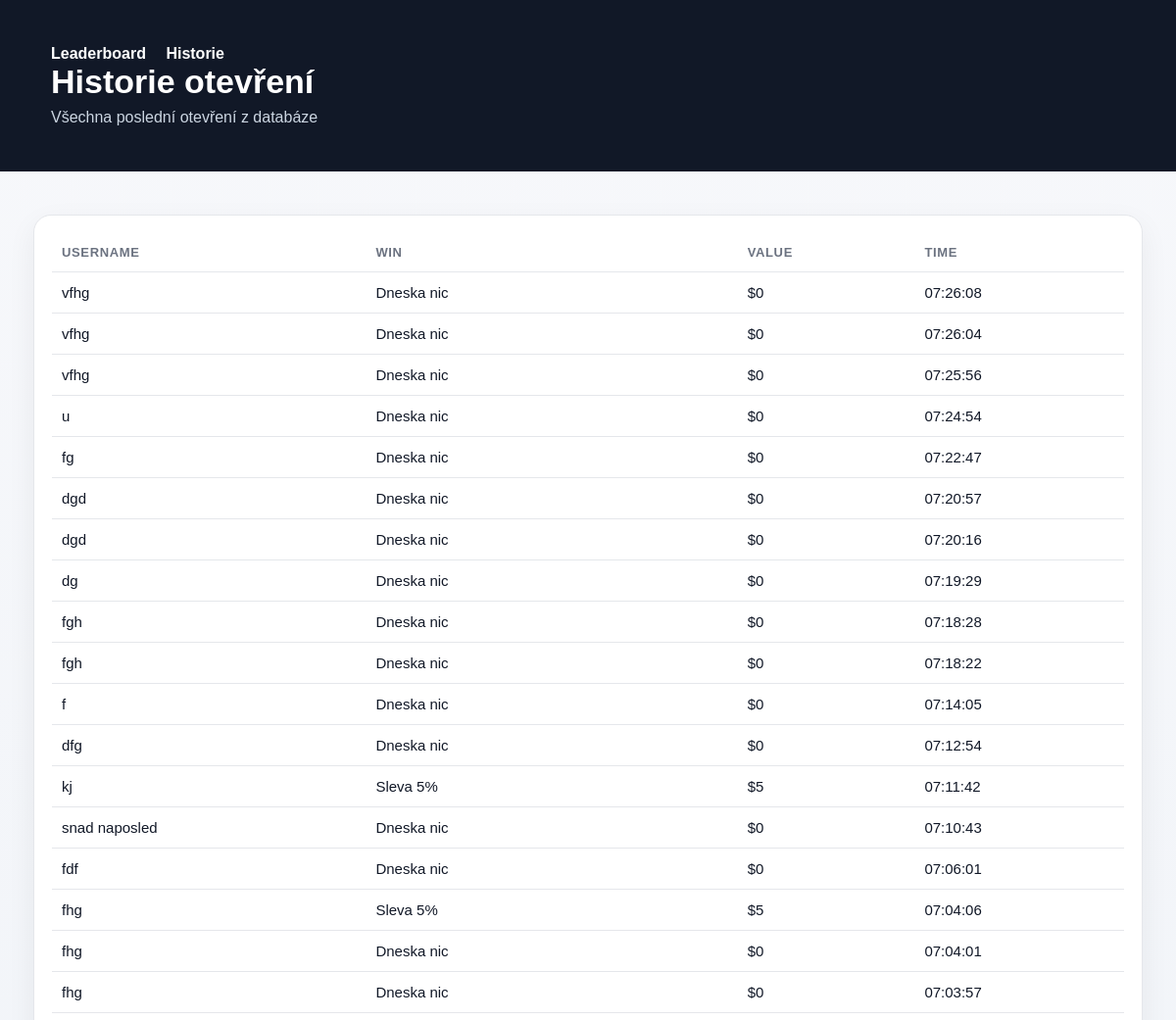
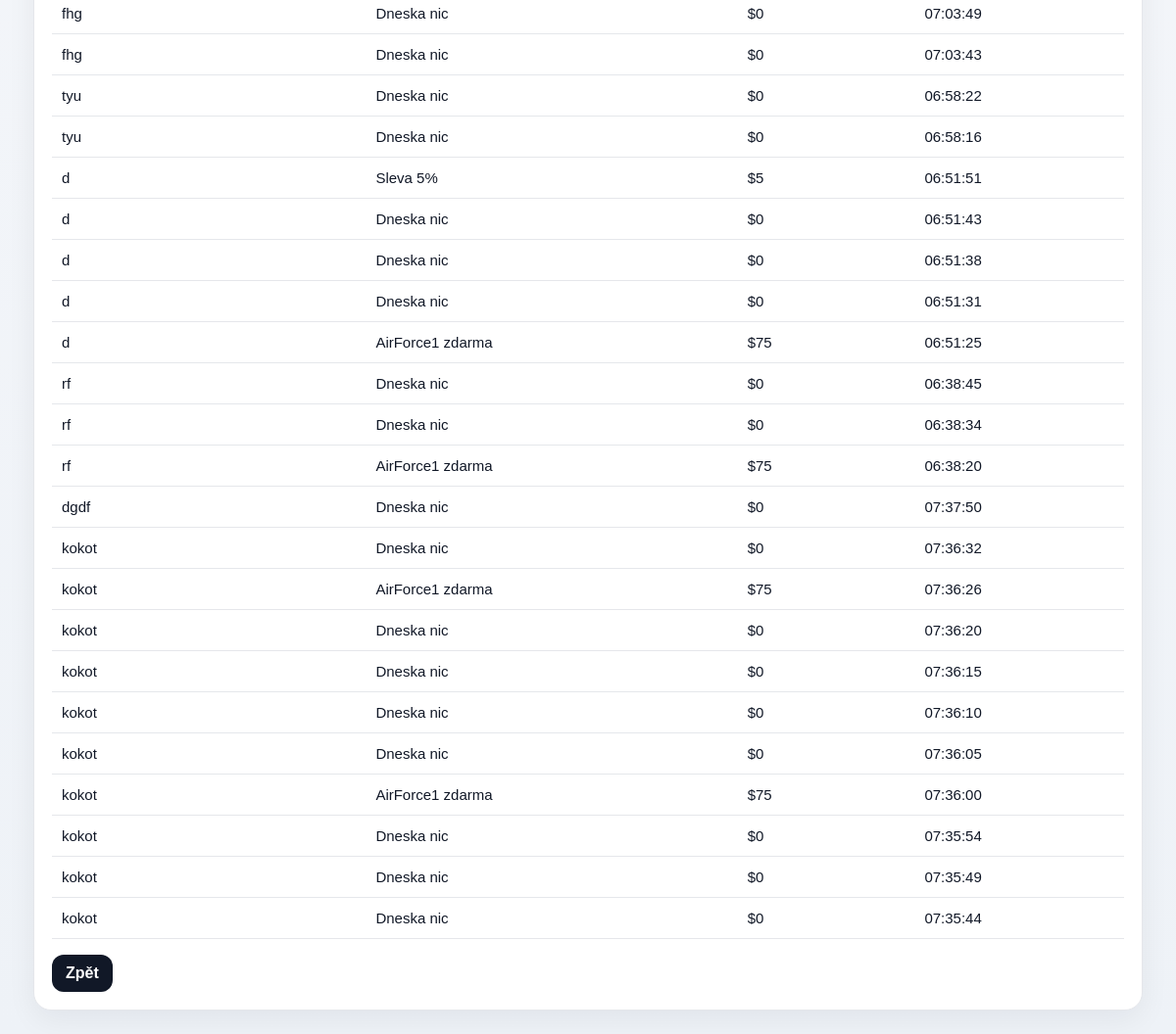
The app's page /history with its own data (2 pictures, top to bottom).
### tables this page shows
CREATE TABLE case_openings (
        id INTEGER PRIMARY KEY AUTOINCREMENT,
        username TEXT,
        outcome TEXT,
        created_at INTEGER
    , loot_name TEXT DEFAULT '', loot_price INTEGER DEFAULT 0);

### web.py (the view)
@app.route("/history")
def history():
    rows = db_utils.get_history_rows(50)
    return render_template("history.html", rows=rows)

### db_utils.py (called while the page is built)
def get_conn():
    conn = sqlite3.connect(DB_PATH)
    conn.row_factory = sqlite3.Row
    return conn

def get_loot_meta(key_name: str):
    return LOOT_META.get(key_name, {"display_name": key_name, "price": 0})

def get_history_rows(limit=10):
    conn = get_conn()
    c = conn.cursor()
    rows = c.execute("""
        SELECT username, outcome, created_at
        FROM case_openings
        ORDER BY id DESC
        LIMIT ?
    """, (limit,)).fetchall()
    conn.close()
    result = []
    for r in rows:
        meta = get_loot_meta(r["outcome"])
        result.append({
            "username": r["username"],
            "outcome": r["outcome"],
            "loot_name": meta["display_name"],
            "loot_price": meta["price"],
            "time": time.strftime("%H:%M:%S", time.localtime(r["created_at"])),
        })
    return result

### templates/history.html (shortened to what this page needs)
<!DOCTYPE html>
<html lang="cs">
<head>
</head>
<body>
<header>
    <div class="wrap">
        <div class="nav">
            <a href="/">Leaderboard</a>
            <a href="/history">Historie</a>
        </div>
        <h1 class="title">Historie otevření</h1>
        <div class="subtitle">Všechna poslední otevření z databáze</div>
    </div>
</header>
<div class="wrap">
    <div class="card">
        <table>
            <thead>
            <tr>
                <th>Username</th>
                <th>Win</th>
                <th>Value</th>
                <th>Time</th>
            </tr>
            </thead>
            <tbody>
            {% for row in rows %}
            <tr>
                <td>{{ row.username }}</td>
                <td>{{ row.loot_name }}</td>
                <td>${{ row.loot_price }}</td>
                <td>{{ row.time }}</td>
            </tr>
            {% else %}
            <tr><td colspan="4" class="empty">Zatím žádná historie.</td></tr>
            {% endfor %}
            </tbody>
        </table>
        <a class="back" href="/">Zpět</a>
    </div>
</div>
</body>
</html>

### templates/history.html (style rules this page uses)
:root { --bg: #f4f6fb; --card: #ffffff; --text: #111827; --muted: #6b7280; --line: #e5e7eb; }
* { box-sizing: border-box; }
body { margin: 0; font-family: Arial, Helvetica, sans-serif; background: linear-gradient(180deg, #f7f8fb 0%, #eef2f7 100%); color: var(--text); }
header { background: #111827; color: white; padding: 22px 28px; }
.wrap { max-width: 1180px; margin: 0 auto; padding: 24px; }
.title { font-size: 34px; font-weight: 800; margin: 0; }
.subtitle { color: #cbd5e1; margin-top: 8px; }
.nav a { color: white; text-decoration: none; margin-right: 16px; font-weight: 700; }
.card { background: var(--card); border: 1px solid var(--line); border-radius: 18px; box-shadow: 0 10px 30px rgba(17, 24, 39, 0.06); padding: 18px; margin-top: 20px; }
table { width: 100%; border-collapse: collapse; }
th, td { text-align: left; padding: 12px 10px; border-bottom: 1px solid var(--line); font-size: 15px; }
th { color: var(--muted); font-weight: 700; font-size: 13px; text-transform: uppercase; letter-spacing: 0.05em; }
.back { display: inline-block; margin-top: 16px; padding: 10px 14px; border-radius: 12px; background: #111827; color: white; text-decoration: none; font-weight: 700; }

### records on screen
case_openings: username "vfhg", loot_name "Dneska nic", loot_price "0", time "07:26:08"
case_openings: username "vfhg", loot_name "Dneska nic", loot_price "0", time "07:26:04"
case_openings: username "vfhg", loot_name "Dneska nic", loot_price "0", time "07:25:56"
case_openings: username "u", loot_name "Dneska nic", loot_price "0", time "07:24:54"
case_openings: username "fg", loot_name "Dneska nic", loot_price "0", time "07:22:47"
case_openings: username "dgd", loot_name "Dneska nic", loot_price "0", time "07:20:57"
case_openings: username "dgd", loot_name "Dneska nic", loot_price "0", time "07:20:16"
case_openings: username "dg", loot_name "Dneska nic", loot_price "0", time "07:19:29"
case_openings: username "fgh", loot_name "Dneska nic", loot_price "0", time "07:18:28"
case_openings: username "fgh", loot_name "Dneska nic", loot_price "0", time "07:18:22"
case_openings: username "f", loot_name "Dneska nic", loot_price "0", time "07:14:05"
case_openings: username "dfg", loot_name "Dneska nic", loot_price "0", time "07:12:54"
case_openings: username "kj", loot_name "Sleva 5%", loot_price "5", time "07:11:42"
case_openings: username "snad naposled", loot_name "Dneska nic", loot_price "0", time "07:10:43"
case_openings: username "fdf", loot_name "Dneska nic", loot_price "0", time "07:06:01"
case_openings: username "fhg", loot_name "Sleva 5%", loot_price "5", time "07:04:06"
case_openings: username "fhg", loot_name "Dneska nic", loot_price "0", time "07:04:01"
case_openings: username "fhg", loot_name "Dneska nic", loot_price "0", time "07:03:57"
case_openings: username "fhg", loot_name "Dneska nic", loot_price "0", time "07:03:49"
case_openings: username "fhg", loot_name "Dneska nic", loot_price "0", time "07:03:43"
case_openings: username "tyu", loot_name "Dneska nic", loot_price "0", time "06:58:22"
case_openings: username "tyu", loot_name "Dneska nic", loot_price "0", time "06:58:16"
case_openings: username "d", loot_name "Sleva 5%", loot_price "5", time "06:51:51"
case_openings: username "d", loot_name "Dneska nic", loot_price "0", time "06:51:43"
case_openings: username "d", loot_name "Dneska nic", loot_price "0", time "06:51:38"
case_openings: username "d", loot_name "Dneska nic", loot_price "0", time "06:51:31"
case_openings: username "d", loot_name "AirForce1 zdarma", loot_price "75", time "06:51:25"
case_openings: username "rf", loot_name "Dneska nic", loot_price "0", time "06:38:45"
case_openings: username "rf", loot_name "Dneska nic", loot_price "0", time "06:38:34"
case_openings: username "rf", loot_name "AirForce1 zdarma", loot_price "75", time "06:38:20"
case_openings: username "dgdf", loot_name "Dneska nic", loot_price "0", time "07:37:50"
case_openings: username "kokot", loot_name "Dneska nic", loot_price "0", time "07:36:32"
case_openings: username "kokot", loot_name "AirForce1 zdarma", loot_price "75", time "07:36:26"
case_openings: username "kokot", loot_name "Dneska nic", loot_price "0", time "07:36:20"
case_openings: username "kokot", loot_name "Dneska nic", loot_price "0", time "07:36:15"
case_openings: username "kokot", loot_name "Dneska nic", loot_price "0", time "07:36:10"
case_openings: username "kokot", loot_name "Dneska nic", loot_price "0", time "07:36:05"
case_openings: username "kokot", loot_name "AirForce1 zdarma", loot_price "75", time "07:36:00"
case_openings: username "kokot", loot_name "Dneska nic", loot_price "0", time "07:35:54"
case_openings: username "kokot", loot_name "Dneska nic", loot_price "0", time "07:35:49"
case_openings: username "kokot", loot_name "Dneska nic", loot_price "0", time "07:35:44"
